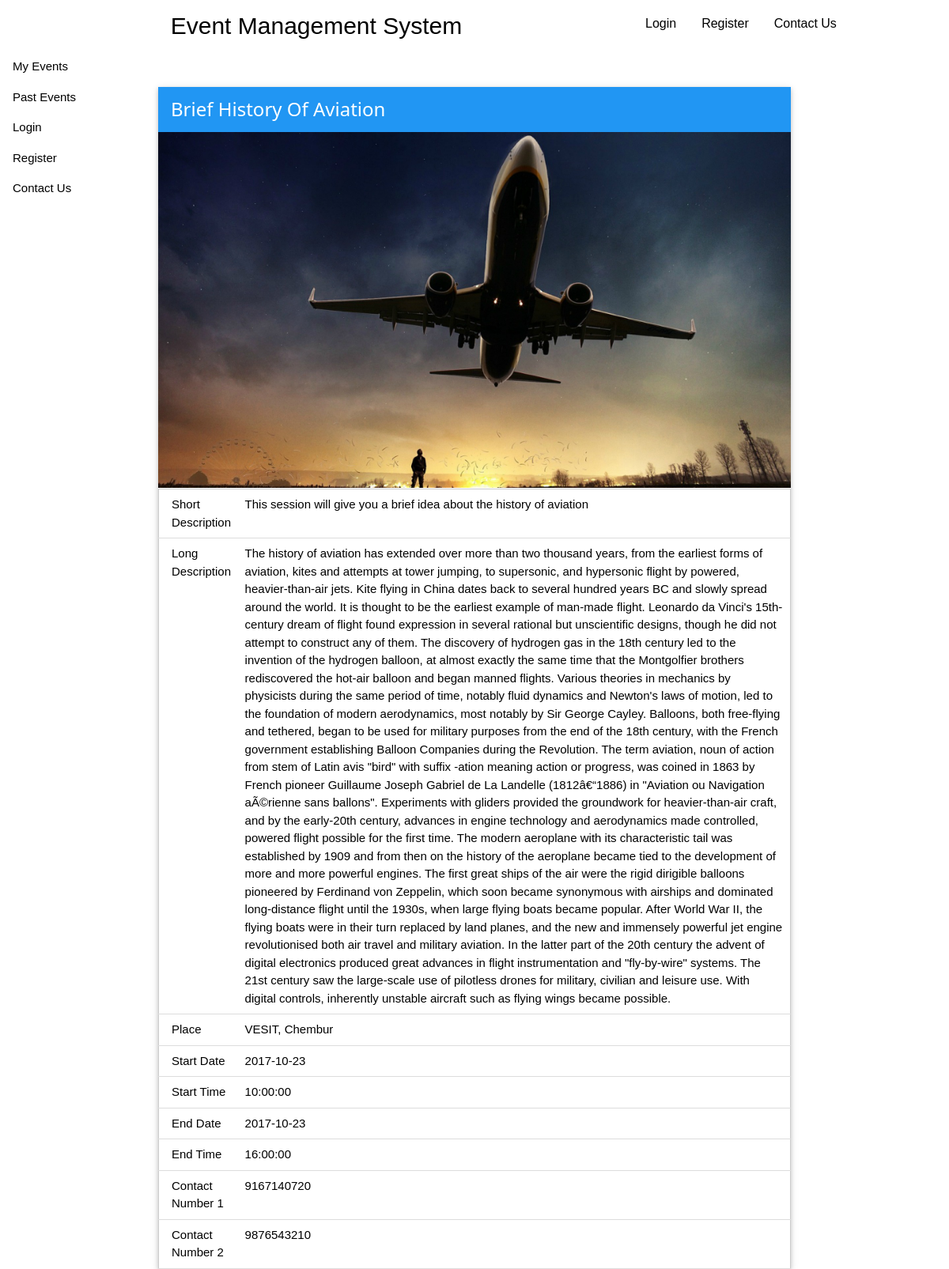
The page /events/display_event_info.php?e_id=13 on the database its author committed.
### tables this page shows
CREATE TABLE `events` (
  `e_id` int(11) NOT NULL,
  `name` text NOT NULL,
  `short_desc` text NOT NULL,
  `long_desc` longtext NOT NULL,
  `place` text NOT NULL,
  `s_date` date NOT NULL,
  `e_date` date NOT NULL,
  `s_time` time NOT NULL,
  `e_time` time NOT NULL,
  `published_date` date NOT NULL,
  `c_no1` bigint(20) NOT NULL,
  `c_no2` bigint(20) DEFAULT NULL,
  `views` bigint(100) NOT NULL DEFAULT '0',
  `img_name` varchar(256) NOT NULL
);

### events/display_event_info.php (the view, shortened to what this page needs)
<!DOCTYPE html>
<html>
<head>
	<link rel="stylesheet" type="text/css" href="../css/w3.css">
	<link rel="stylesheet" href="https://www.w3schools.com/lib/w3-colors-highway.css">
</head>
<body>
	<div class="w3-row w3-highway-green" style="padding-top: 10px; padding-bottom: 10px; position: sticky;  top:0px;z-index:1000">
		<div class="w3-col l8 w3-container w3-highway-green" style="text-align: center;">
			<a href="#/" style="text-decoration: none; font-size: 30px;">Event Management System</a>
		</div>
		<div class="w3-col l4 w3-row w3-highway-green w3-mobile myclass">
	<?php
		if ( isset ( $_SESSION['admin_login'] ) && $_SESSION['admin_login'] ) {
			echo '<a class="w3-mobile w3-btn w3-hover-white w3-round-large w3-border-highway-green" style="float:left;font-size: 16px;" href="../logout/logout.php">Logout As Admin</a>';
		}
		elseif( isset ( $_SESSION['login'] ) && $_SESSION['login'] ) {
			echo '<a class="w3-mobile w3-btn w3-hover-white w3-round-large w3-border-highway-green" style="float:left;font-size: 16px;" href="../logout/logout.php">Logout</a>';
		}
		else {
			echo '<a class="w3-mobile w3-btn w3-hover-white w3-round-large w3-border-highway-green" style="float:left;font-size: 16px;" href="../login/login.php">Login</a>';
			echo '<a class="w3-mobile w3-btn w3-hover-white w3-round-large w3-border-highway-green" style="float:left;font-size: 16px;" href="../register/register.php">Register</a>';
		}
	?>
			<a class="w3-mobile w3-btn w3-hover-white w3-round-large w3-border-highway-green" style="float:left;font-size: 16px;" href="#/">Contact Us</a>
		</div>
	</div>
	<div class="w3-row w3-mobile">
		<div class="w3-col l2 w3-bar-block" style=" z-index:10;">
			<a href="#/" class="w3-bar-item w3-button">My Events</a>
			<a href="#/" class="w3-bar-item w3-button">Past Events</a>
			<a href="#/" class="w3-bar-item w3-button">Login</a>
			<a href="#/" class="w3-bar-item w3-button">Register</a>
			<a href="#/" class="w3-bar-item w3-button">Contact Us</a>
		</div>
		<div class="w3-col l10" style="z-index:100;">
			<br><br>
			<?php
				if($_SERVER['REQUEST_METHOD'] === "GET") {
					$connection_variable = connect_to_the_database();
					$e_id = trim(mysqli_real_escape_string($connection_variable,$_GET['e_id']));
					$sql = "SELECT * FROM EVENTS WHERE e_id = $e_id";
					$result = $connection_variable->query($sql);
					if($result->num_rows > 0) {
						while($row = $result->fetch_assoc()) {
							echo '<div class="w3-card w3-mobile" style="width:80%;">';
							echo '<div class="w3-container w3-blue">';
							echo '<h3>';
							echo $row['name'];
							echo '</h3>';
							echo '</div>';
							echo '<img src="../images/'.$row['img_name'].'" style="width:100%;">';
							echo '<table class="w3-table w3-border w3-bordered w3-mobile">';
							echo '<tr>';
							echo '<td>'.'Short Description'.'</td>';
							echo '<td>'.$row['short_desc'].'</td>';
							echo '</tr>';
							echo '<tr>';
							echo '<td>'.'Long Description'.'</td>';
							echo '<td>'.$row['long_desc'].'</td>';
							echo '</tr>';
							echo '<tr>';
							echo '<td>'.'Place'.'</td>';
							echo '<td>'.$row['place'].'</td>';
							echo '</tr>';
							echo '<tr>';
							echo '<td>'.'Start Date'.'</td>';
							echo '<td>'.$row['s_date'].'</td>';
							echo '</tr>';
							echo '<tr>';
							echo '<td>'.'Start Time'.'</td>';
							echo '<td>'.$row['s_time'].'</td>';
							echo '</tr>';
							echo '<tr>';
							echo '<td>'.'End Date'.'</td>';
							echo '<td>'.$row['e_date'].'</td>';
							echo '</tr>';
							echo '<tr>';
							echo '<td>'.'End Time'.'</td>';
							echo '<td>'.$row['e_time'].'</td>';
							echo '</tr>';
							echo '<tr>';
							echo '<td>'.'Contact Number 1'.'</td>';
							echo '<td>'.$row['c_no1'].'</td>';
							echo '</tr>';
							echo '<tr>';
							echo '<td>'.'Contact Number 2'.'</td>';
							echo '<td>'.$row['c_no2'].'</td>';
							echo '</tr>';
							echo '</table>';
							echo '</div>';
						}
					}
				}
			?>
		</div>
	</div>
</body>
</html>

### css/w3.css (style rules this page uses)
html { box-sizing:border-box }
*,*:before,*:after { box-sizing:inherit }
html { -ms-text-size-adjust:100%;-webkit-text-size-adjust:100% }
body { margin:0 }
a { background-color:transparent;-webkit-text-decoration-skip:objects }
img { border-style:none }
html,body { font-family:Verdana,sans-serif;font-size:15px;line-height:1.5 }
html { overflow-x:hidden }
h3 { font-size:24px }
h1,h2,h3,h4,h5,h6 { font-family:"Segoe UI",Arial,sans-serif;font-weight:400;margin:10px 0 }
img { margin-bottom:-5px }
a { color:inherit }
.w3-table,.w3-table-all { border-collapse:collapse;border-spacing:0;width:100%;display:table }
.w3-bordered tr,.w3-table-all tr { border-bottom:1px solid #ddd }
.w3-table td,.w3-table th,.w3-table-all td,.w3-table-all th { padding:8px 8px;display:table-cell;text-align:left;vertical-align:top }
.w3-table th:first-child,.w3-table td:first-child,.w3-table-all th:first-child,.w3-table-all td:first-child { padding-left:16px }
.w3-btn,.w3-button { border:none;display:inline-block;outline:0;padding:8px 16px;vertical-align:middle;overflow:hidden;text-decoration:none;color:inherit;background-color:inherit;text-align:center;cursor:pointer;white-space:nowrap }
.w3-btn,.w3-button { -webkit-touch-callout:none;-webkit-user-select:none;-khtml-user-select:none;-moz-user-select:none;-ms-user-select:none;user-select:none }
.w3-bar-block .w3-bar-item { width:100%;display:block;padding:8px 16px;text-align:left;border:none;outline:none;white-space:normal;float:none }
.w3-container:after,.w3-container:before,.w3-panel:after,.w3-panel:before,.w3-row:after,.w3-row:before,.w3-row-padding:after,.w3-row-padding:before, .w3-cell-row:before,.w3-cell-row:after,.w3-clear:after,.w3-clear:before,.w3-bar:before,.w3-bar:after { content:"";display:table;clear:both }
.w3-col,.w3-half,.w3-third,.w3-twothird,.w3-threequarter,.w3-quarter { float:left;width:100% }
@media (min-width:993px) { .w3-col.l2 { width:16.66666% } }
@media (min-width:993px) { .w3-col.l4 { width:33.33333% } }
@media (min-width:993px) { .w3-col.l8 { width:66.66666% } }
@media (min-width:993px) { .w3-col.l10 { width:83.33333% } }
.w3-round-large { border-radius:8px }
.w3-container,.w3-panel { padding:0.01em 16px }
.w3-card,.w3-card-2 { box-shadow:0 2px 5px 0 rgba(0,0,0,0.16),0 2px 10px 0 rgba(0,0,0,0.12) }
.w3-border { border:1px solid #ccc!important }
.w3-blue,.w3-hover-blue:hover { color:#fff!important;background-color:#2196F3!important }

### rows shown on the page
events: name "Brief History Of Aviation", img_name (picture), short_desc "This session will give you a brief idea about the history of aviation", long_desc "The history of aviation has extended over more than two thousand years, from the earliest forms of aviation, kites and attempts at tower jumping, to supersonic, and hypersonic flight by powered, heavier-than-air jets. Kite flying in China dates back to several hundred years BC and slowly spread around the world. It is thought to be the earliest example of man-made flight. Leonardo da Vinci's 15th-century dream of flight found expression in several rational but unscientific designs, though he did not attempt to construct any of them. The discovery of hydrogen gas in the 18th century led to the invention of the hydrogen balloon, at almost exactly the same time that the Montgolfier brothers…", place "VESIT, Chembur", s_date "2017-10-23", s_time "10:00:00", e_date "2017-10-23", e_time "16:00:00", c_no1 "9167140720", c_no2 "9876543210"
